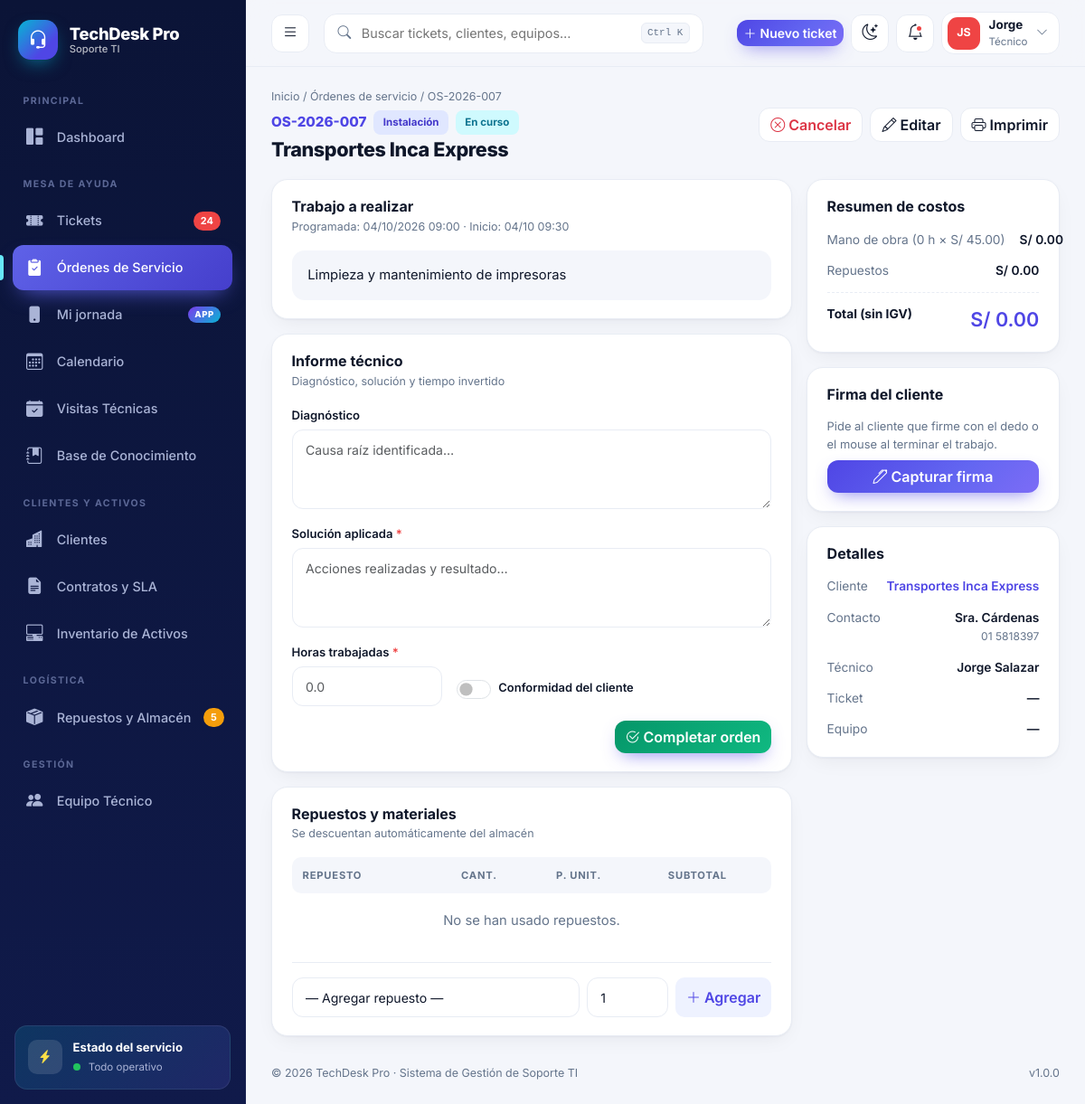
Page /ordenes/ver/7 (signed in) on the committed database.
### tables this page shows
CREATE TABLE IF NOT EXISTS `ordenes_servicio` (
  `id` int unsigned NOT NULL AUTO_INCREMENT,
  `codigo` varchar(20) NOT NULL,
  `ticket_id` int unsigned DEFAULT NULL,
  `cliente_id` int unsigned NOT NULL,
  `activo_id` int unsigned DEFAULT NULL,
  `tecnico_id` int unsigned DEFAULT NULL,
  `tipo` enum('correctiva','preventiva','instalacion','diagnostico') NOT NULL DEFAULT 'correctiva',
  `estado` enum('pendiente','en_curso','completada','cancelada') NOT NULL DEFAULT 'pendiente',
  `descripcion_trabajo` text,
  `diagnostico` text,
  `solucion` text,
  `horas` decimal(5,2) NOT NULL DEFAULT '0.00',
  `tarifa_hora` decimal(8,2) NOT NULL DEFAULT '45.00',
  `conformidad` tinyint(1) NOT NULL DEFAULT '0',
  `fecha_programada` datetime DEFAULT NULL,
  `fecha_inicio` datetime DEFAULT NULL,
  `fecha_fin` datetime DEFAULT NULL,
  `created_at` timestamp NULL DEFAULT CURRENT_TIMESTAMP,
  `cotizacion_id` int unsigned DEFAULT NULL,
  `firma` mediumtext,
  `firma_nombre` varchar(100) DEFAULT NULL,
  `firma_fecha` datetime DEFAULT NULL,
  PRIMARY KEY (`id`),
  UNIQUE KEY `codigo` (`codigo`),
  KEY `idx_os_estado` (`estado`),
  KEY `cliente_id` (`cliente_id`),
  KEY `ticket_id` (`ticket_id`),
  KEY `activo_id` (`activo_id`),
  KEY `tecnico_id` (`tecnico_id`),
  CONSTRAINT `ordenes_servicio_ibfk_1` FOREIGN KEY (`cliente_id`) REFERENCES `clientes` (`id`),
  CONSTRAINT `ordenes_servicio_ibfk_2` FOREIGN KEY (`ticket_id`) REFERENCES `tickets` (`id`) ON DELETE SET NULL,
  CONSTRAINT `ordenes_servicio_ibfk_3` FOREIGN KEY (`activo_id`) REFERENCES `activos` (`id`) ON DELETE SET NULL,
  CONSTRAINT `ordenes_servicio_ibfk_4` FOREIGN KEY (`tecnico_id`) REFERENCES `usuarios` (`id`) ON DELETE SET NULL
);

CREATE TABLE IF NOT EXISTS `clientes` (
  `id` int unsigned NOT NULL AUTO_INCREMENT,
  `razon_social` varchar(150) NOT NULL,
  `ruc` varchar(15) DEFAULT NULL,
  `rubro` varchar(80) DEFAULT NULL,
  `direccion` varchar(200) DEFAULT NULL,
  `telefono` varchar(25) DEFAULT NULL,
  `email` varchar(120) DEFAULT NULL,
  `contacto` varchar(100) DEFAULT NULL,
  `estado` tinyint(1) NOT NULL DEFAULT '1',
  `created_at` timestamp NULL DEFAULT CURRENT_TIMESTAMP,
  PRIMARY KEY (`id`)
);

### core/Controller.php (called while the page is built, shortened)
<?php
class Controller
{
    protected function render(string $view, array $data = [], string $title = ''): void
    {
        extract($data);
        require APP_PATH . "/views/{$view}.php";
        require APP_PATH . '/views/layouts/main.php';
    }
}

### app/controllers/OrdenesController.php (called while the page is built, shortened)
<?php
class OrdenesController extends CrudController
{
    protected function cfg(): array
    {
        $estCls = self::EST_CLS; $est = self::ESTADOS;
    }
    private function orden(int $id): ?array
    {
        $st = Database::conn()->prepare("SELECT o.*, c.razon_social cliente, c.contacto, c.telefono cli_tel, tk.codigo ticket, tk.asunto ticket_asunto, tk.estado ticket_estado,
            a.codigo act_codigo, a.tipo act_tipo, a.marca act_marca, a.modelo act_modelo, CONCAT(u.nombres,' ',u.apellidos) tecnico, u.avatar_color color
            FROM ordenes_servicio o JOIN clientes c ON c.id=o.cliente_id LEFT JOIN tickets tk ON tk.id=o.ticket_id LEFT JOIN activos a ON a.id=o.activo_id LEFT JOIN usuarios u ON u.id=o.tecnico_id WHERE o.id=?");
        $st->execute([$id]);
        return $st->fetch() ?: null;
    }
    public function ver($id = 0): void
    {
        $id = (int)$id; $db = Database::conn();
        $o = $this->orden($id);
        $items = $db->prepare('SELECT x.*, r.nombre, r.codigo FROM ordenes_repuestos x JOIN repuestos r ON r.id=x.repuesto_id WHERE x.orden_id=? ORDER BY x.id');
        $items->execute([$id]);
        $this->render('ordenes/ver', [
            'o' => $o, 'items' => $items->fetchAll(), 'est' => self::ESTADOS, 'estCls' => self::EST_CLS, 'tipos' => self::TIPOS,
            'repuestos' => $db->query('SELECT id, codigo, nombre, stock, precio FROM repuestos WHERE stock > 0 ORDER BY nombre')->fetchAll(),
        ], $o['codigo']);
    }
}

### index.php (called while the page is built, shortened)
<?php
require ROOT_PATH . '/core/helpers.php';
require ROOT_PATH . '/core/Database.php';
require ROOT_PATH . '/core/Controller.php';
try { $__tz = cfg('zona_horaria'); if ($__tz && in_array($__tz, timezone_identifiers_list(), true)) date_default_timezone_set($__tz); } catch (Throwable $e) {}
try {
    (new App())->run();
} catch (PDOException $e) {
    http_response_code(500);
    echo '<!doctype html><meta charset="utf-8"><body style="font-family:system-ui;padding:48px;max-width:640px;margin:auto">'
       . '<h2>No se pudo conectar a la base de datos</h2>'
       . '<p>Ejecuta primero el instalador: <a href="' . BASE_URL . '/install.php">install.php</a></p>'
       . '<pre style="background:#f3f4f6;padding:12px;border-radius:8px;white-space:pre-wrap">' . htmlspecialchars($e->getMessage()) . '</pre></body>';
}

### core/Database.php (called while the page is built)
<?php
class Database
{
    private static ?PDO $pdo = null;
    public static function conn(): PDO
    {
        if (self::$pdo === null) {
            $dsn = 'mysql:host=' . DB_HOST . ';port=' . DB_PORT . ';dbname=' . DB_NAME . ';charset=utf8mb4';
            self::$pdo = new PDO($dsn, DB_USER, DB_PASS, [
                PDO::ATTR_ERRMODE            => PDO::ERRMODE_EXCEPTION,
                PDO::ATTR_DEFAULT_FETCH_MODE => PDO::FETCH_ASSOC,
                PDO::ATTR_EMULATE_PREPARES   => false,
            ]);
        }
        return self::$pdo;
    }
}

### app/views/ordenes/ver.php (the view, shortened to what this page needs)
<?php
$abierta = in_array($o['estado'], ['pendiente', 'en_curso']);
$subRep = 0; foreach ($items as $it) $subRep += $it['cantidad'] * $it['precio_unit'];
$mano = $o['horas'] * $o['tarifa_hora']; $total = $mano + $subRep;
?>
<div class="page-head">
  <div class="tk-head">
    <div class="crumbs"><a href="<?= url('dashboard') ?>">Inicio</a> / <a href="<?= url('ordenes') ?>">Órdenes de servicio</a> / <?= e($o['codigo']) ?></div>
    <div class="d-flex align-items-center gap-2 flex-wrap mb-1"><span class="tk-code-lg"><?= e($o['codigo']) ?></span><?= pill($tipos[$o['tipo']], 'soft-primary') ?><?= pill($est[$o['estado']], $estCls[$o['estado']]) ?></div>
    <h1><?= e($o['cliente']) ?></h1>
  </div>
  <div class="d-flex gap-2 flex-wrap">
    <?php if ($abierta): ?>
      <form method="post" action="<?= url('ordenes/estado/' . $o['id']) ?>"><?= csrf_field() ?><input type="hidden" name="accion" value="cancelar"><button class="btn btn-ghost text-danger"><i class="bi bi-x-circle me-1"></i>Cancelar</button></form>
    <?php endif; ?>
    <a href="<?= url('ordenes/editar/' . $o['id']) ?>" class="btn btn-ghost"><i class="bi bi-pencil me-1"></i>Editar</a>
    <button type="button" class="btn btn-ghost" onclick="window.print()"><i class="bi bi-printer me-1"></i>Imprimir</button>
  </div>
</div>
<div class="row g-3">
  <div class="col-xl-8">
    <div class="card-ui mb-3">
      <div class="card-head"><div><h6>Trabajo a realizar</h6><small>Programada: <?= fdate($o['fecha_programada'], 'd/m/Y H:i') ?><?= $o['fecha_inicio'] ? ' · Inicio: ' . fdate($o['fecha_inicio'], 'd/m H:i') : '' ?><?= $o['fecha_fin'] ? ' · Fin: ' . fdate($o['fecha_fin'], 'd/m H:i') : '' ?></small></div></div>
      <div class="desc-box"><?= e($o['descripcion_trabajo']) ?></div>
    </div>
    <div class="card-ui mb-3">
      <div class="card-head"><div><h6>Informe técnico</h6><small>Diagnóstico, solución y tiempo invertido</small></div></div>
      <form method="post" action="<?= url('ordenes/' . ($abierta ? 'estado' : 'informe') . '/' . $o['id']) ?>" class="form-ui">
        <div class="row g-3">
          <div class="col-12"><label class="lbl">Diagnóstico</label><textarea class="form-control" rows="3" name="diagnostico" placeholder="Causa raíz identificada…"><?= e($o['diagnostico']) ?></textarea></div>
          <div class="col-12"><label class="lbl">Solución aplicada <?= $abierta ? '<span class="req">*</span>' : '' ?></label><textarea class="form-control" rows="3" name="solucion" placeholder="Acciones realizadas y resultado…"><?= e($o['solucion']) ?></textarea></div>
          <div class="col-md-4"><label class="lbl">Horas trabajadas <?= $abierta ? '<span class="req">*</span>' : '' ?></label><input type="number" step="0.25" min="0" class="form-control" name="horas" value="<?= e($o['horas'] > 0 ? $o['horas'] : '') ?>" placeholder="0.0"></div>
          <div class="col-md-8 d-flex align-items-end gap-4 flex-wrap">
            <div class="form-check form-switch mb-2"><input class="form-check-input" type="checkbox" role="switch" name="conformidad" id="conf" <?= $o['conformidad'] ? 'checked' : '' ?>><label class="form-check-label small fw-semibold" for="conf">Conformidad del cliente</label></div>
          </div>
        </div>
        <div class="text-end mt-3">
          <button class="btn <?= $abierta ? 'btn-brand' : 'btn-soft' ?>" style="<?= $abierta ? 'background:linear-gradient(135deg,#059669,#10b981)' : '' ?>"><i class="bi bi-check2-circle me-1"></i><?= $abierta ? 'Completar orden' : 'Guardar informe' ?></button>
        </div>
      </form>
    </div>
    <div class="card-ui">
      <div class="card-head"><div><h6>Repuestos y materiales</h6><small>Se descuentan automáticamente del almacén</small></div></div>
      <div class="table-responsive"><table class="table-ui">
        <thead><tr><th>Repuesto</th><th class="text-end">Cant.</th><th class="text-end">P. unit.</th><th class="text-end">Subtotal</th><th></th></tr></thead>
        <tbody>
        <?php foreach ($items as $it): ?>
          <tr><td class="cell-main"><b><?= e($it['nombre']) ?></b><small><?= e($it['codigo']) ?></small></td><td class="text-end"><?= (int)$it['cantidad'] ?></td>
            <td class="text-end"><?= e(money($it['precio_unit'])) ?></td><td class="text-end fw-bold"><?= e(money($it['cantidad'] * $it['precio_unit'])) ?></td>
            <td><form method="post" action="<?= url('ordenes/quitar/' . $o['id'] . '/' . $it['id']) ?>"><?= csrf_field() ?><button class="act-btn danger" title="Quitar y devolver al almacén"><i class="bi bi-x-lg"></i></button></form></td></tr>
        <?php endforeach; if (!$items): ?><tr><td colspan="5" class="empty-row" style="padding:1.2rem">No se han usado repuestos.</td></tr><?php endif; ?>
        </tbody></table></div>
      <?php if ($o['estado'] !== 'cancelada'): ?>
      <form method="post" action="<?= url('ordenes/repuesto/' . $o['id']) ?>" class="form-ui d-flex gap-2 flex-wrap mt-3 pt-3" style="border-top:1px solid var(--line)">
        <select class="form-select" name="repuesto_id" style="flex:1;min-width:220px" required><option value="">— Agregar repuesto —</option>
          <?php foreach ($repuestos as $r): ?><option value="<?= $r['id'] ?>"><?= e($r['nombre'] . ' · stock ' . $r['stock'] . ' · ' . money($r['precio'])) ?></option><?php endforeach; ?></select>
        <input type="number" class="form-control" name="cantidad" min="1" value="1" style="width:90px" required>
        <button class="btn btn-soft"><i class="bi bi-plus-lg me-1"></i>Agregar</button>
      </form>
      <?php endif; ?>
    </div>
  </div>
  <div class="col-xl-4">
    <div class="card-ui mb-3">
      <div class="card-head"><div><h6>Resumen de costos</h6></div></div>
      <div class="info-list">
        <div class="info-item"><span>Mano de obra (<?= (float)$o['horas'] ?> h × <?= e(money($o['tarifa_hora'])) ?>)</span><b><?= e(money($mano)) ?></b></div>
        <div class="info-item"><span>Repuestos</span><b><?= e(money($subRep)) ?></b></div>
        <div class="info-item" style="border-top:1px dashed var(--line);padding-top:.8rem"><span class="fw-bold" style="color:var(--ink)">Total (sin IGV)</span><b style="font-size:1.35rem;color:var(--brand)"><?= e(money($total)) ?></b></div>
      </div>
    </div>
    <div class="card-ui mb-3">
      <div class="card-head"><div><h6>Firma del cliente</h6></div></div>
      <?php if ($o['firma']): ?>
        <div class="firma-box"><img src="<?= e($o['firma']) ?>" alt="Firma"></div>
        <div class="small mt-2"><b><?= e($o['firma_nombre']) ?></b><br><span class="text-muted"><?= fdate($o['firma_fecha'], 'd/m/Y H:i') ?></span></div>
        <?php if (in_array(Auth::user()['rol'], ['Administrador', 'Supervisor'], true)): ?><form method="post" action="<?= url('ordenes/quitarfirma/' . $o['id']) ?>" class="mt-2" onsubmit="return confirm('¿Eliminar la firma registrada?')"><?= csrf_field() ?><button class="btn btn-sm btn-ghost text-danger"><i class="bi bi-trash3 me-1"></i>Eliminar firma</button></form><?php endif; ?>
      <?php elseif ($o['estado'] !== 'cancelada'): ?>
        <p class="small text-muted mb-2">Pide al cliente que firme con el dedo o el mouse al terminar el trabajo.</p>
        <button class="btn btn-brand w-100" data-bs-toggle="modal" data-bs-target="#mFirma"><i class="bi bi-pen me-1"></i>Capturar firma</button>
      <?php else: ?><p class="small text-muted mb-0">Orden cancelada.</p><?php endif; ?>
    </div>
    <div class="card-ui">
      <div class="card-head"><div><h6>Detalles</h6></div></div>
      <div class="info-list">
        <div class="info-item"><span>Cliente</span><b><a class="link-brand" href="<?= url('clientes/ver/' . $o['cliente_id']) ?>"><?= e($o['cliente']) ?></a></b></div>
        <div class="info-item"><span>Contacto</span><b><?= e($o['contacto'] ?: '—') ?><?= $o['cli_tel'] ? '<br><small class="text-muted fw-normal">' . e($o['cli_tel']) . '</small>' : '' ?></b></div>
        <div class="info-item"><span>Técnico</span><b><?= $o['tecnico'] ? e($o['tecnico']) : 'Sin asignar' ?></b></div>
        <div class="info-item"><span>Ticket</span><b><?= $o['ticket'] ? '<a class="link-brand" href="' . url('tickets/ver/' . $o['ticket_id']) . '">' . e($o['ticket']) . '</a>' : '—' ?></b></div>
        <div class="info-item"><span>Equipo</span><b><?= $o['act_codigo'] ? e($o['act_codigo'] . ' · ' . $o['act_tipo']) . '<br><small class="text-muted fw-normal">' . e(trim($o['act_marca'] . ' ' . $o['act_modelo'])) . '</small>' : '—' ?></b></div>
      </div>
    </div>
  </div>
</div>

### rows in the picture
ordenes_servicio: codigo "OS-2026-007", cliente.razon_social "Transportes Inca Express", fecha_programada "04/10/2026 09:00", fecha_inicio "04/10 09:30", descripcion_trabajo "Limpieza y mantenimiento de impresoras", horas "0", tarifa_hora "S/ 45.00", money($mano) "S/ 0.00", money($total) "S/ 0.00", cliente.contacto "Sra. Cárdenas", cliente.telefono "01 5818397"

### other values in the picture
empresa_nombre() "TechDesk Pro"
cfg('empresa_eslogan', 'Soporte TI') "Soporte TI"
$seccion "PRINCIPAL"
$it['label'] "Dashboard"
$seccion "MESA DE AYUDA"
$it['label'] "Tickets"
$badge "24"
$it['label'] "Órdenes de Servicio"
$it['label'] "Mi jornada"
$it['tag'] "APP"
$it['label'] "Calendario"
$it['label'] "Visitas Técnicas"
$it['label'] "Base de Conocimiento"
$seccion "CLIENTES Y ACTIVOS"
$it['label'] "Clientes"
